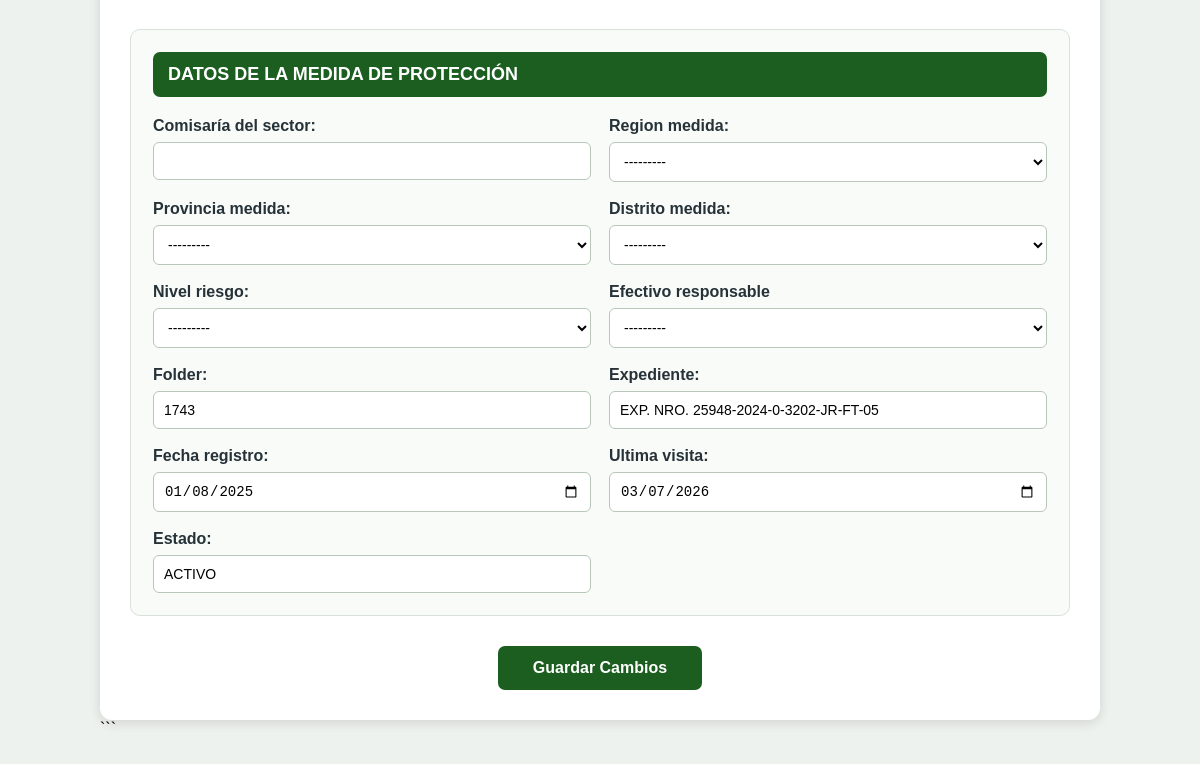
Before: /editar-caso/361/ (signed in, lower part) with the older database file.
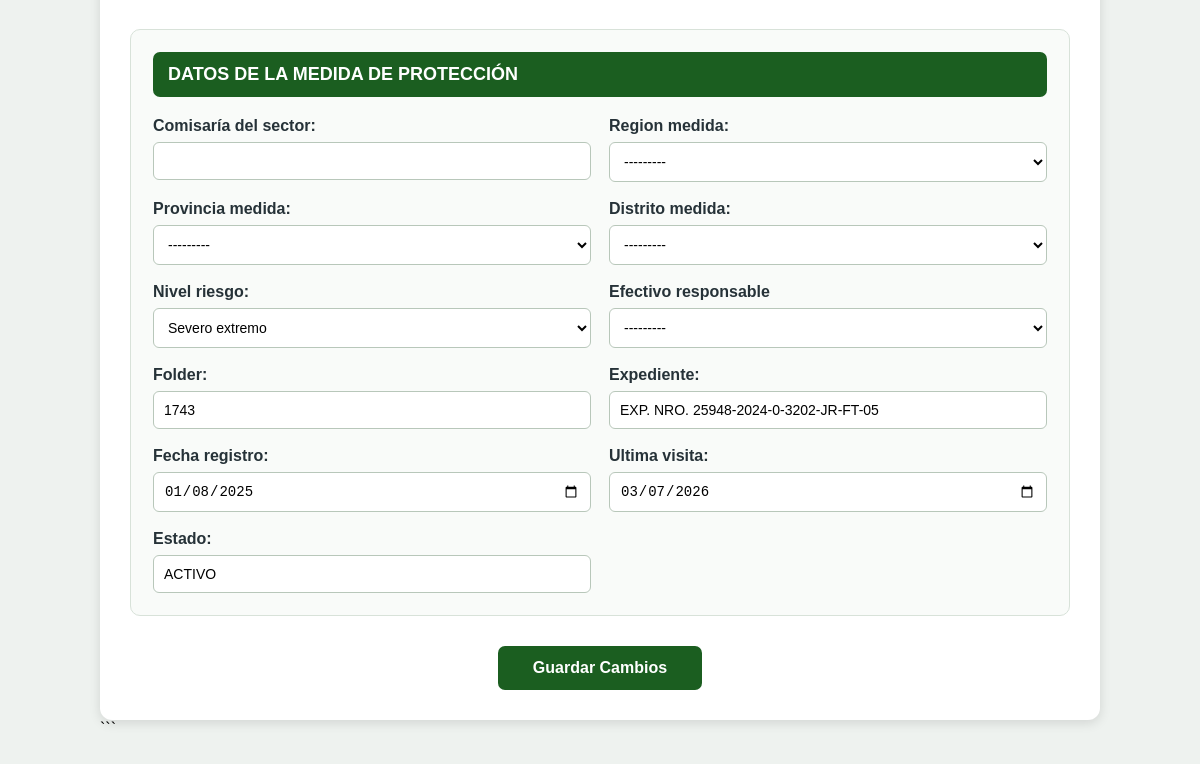
After: the same page with the newer database file.
### mapa/models.py (models this page shows, shortened)
class Caso(models.Model):
    RIESGOS = [
        ("LEVE", "Leve"),
        ("MODERADO", "Moderado"),
        ("SEVERO", "Severo"),
        ("SEVERO EXTREMO", "Severo extremo"),
        ("NO DETERMINADO", "No determinado"),
    ]
    NOTIFICACION = [
        ("PENDIENTE", "Pendiente"),
        ("NOTIFICADO", "Notificado"),
    ]
    TIPO_VIOLENCIA = [
        ("FISICA", "Física"),
        ("PSICOLOGICA", "Psicológica"),
        ("SEXUAL", "Sexual"),
        ("ECONOMICA", "Económica o Patrimonial"),
    ]
    ESTADO_UBICACION_AGRESOR = [
        ("UBICADO", "Ubicado"),
        ("NO UBICADO", "No ubicado"),
    ]
    beneficiario = models.CharField(max_length=200, blank=True)
    dni_beneficiario = models.CharField(
        max_length=8,
        blank=True
    )
    domicilio = models.CharField(max_length=300, blank=True)
    nivel_riesgo = models.CharField(
        max_length=30,
        choices=RIESGOS,
        blank=True
    )
    region_denuncia = models.ForeignKey(
        Region,
        on_delete=models.PROTECT,
        related_name="casos_denuncia_region",
        null=True,
        blank=True,
    )
    provincia_denuncia = models.ForeignKey(
        Provincia,
        on_delete=models.PROTECT,
        related_name="casos_denuncia_provincia",
        null=True,
        blank=True,
    )
    distrito_denuncia = models.ForeignKey(
        Distrito,
        on_delete=models.PROTECT,
        related_name="casos_denuncia_distrito",
        null=True,
        blank=True,
    )
    region_medida = models.ForeignKey(
        Region,
        on_delete=models.PROTECT,
        related_name="casos_medida_region",
        null=True,
        blank=True,
    )
    provincia_medida = models.ForeignKey(
        Provincia,
        on_delete=models.PROTECT,
        related_name="casos_medida_provincia",
        null=True,
        blank=True,
    )
    distrito_medida = models.ForeignKey(
        Distrito,
        on_delete=models.PROTECT,
        related_name="casos_medida_distrito",
        null=True,
        blank=True,
)
    comisaria_denuncia = models.CharField(
        max_length=150,
        verbose_name="Comisaría donde se interpuso la denuncia"
    )
    comisaria_medida = models.CharField(
        max_length=150,
        verbose_name="Comisaría de Familia responsable"
    )
    efectivo = models.CharField(max_length=100, blank=True)
    responsable = models.ForeignKey(
    User,
    null=True,
    blank=True,
    on_delete=models.SET_NULL,
    related_name="casos_asignados"
    )
    folder = models.CharField(max_length=100, blank=True)
    expediente = models.CharField(max_length=100, blank=True)
    agresor = models.CharField(
        max_length=200,
        blank=True
    )
    dni_agresor = models.CharField(
        max_length=8,
        blank=True
    )
    telefono_agresor = models.CharField(
        "Teléfono del agresor",
        max_length=50,
        blank=True
    )
    direccion_agresor = models.CharField(
        "Dirección del agresor",
        max_length=300,
        blank=True
    )
    agresor_registro = models.ForeignKey(
    "Agresor",
    on_delete=models.SET_NULL,
    null=True,
    blank=True,
    related_name="casos"
)
    estado_ubicacion_agresor = models.CharField(
        "Estado de ubicación del agresor",
        max_length=15,
        choices=ESTADO_UBICACION_AGRESOR,
        default="NO UBICADO"
    )
    latitud_agresor = models.FloatField(
        null=True,
        blank=True
    )
    longitud_agresor = models.FloatField(
        null=True,
        blank=True
    )
    telefono = models.CharField(
        "Teléfono de la beneficiaria",
        max_length=50,
        blank=True
    )
    fecha_denuncia = models.DateField(
        "Fecha de la denuncia",
        null=True,
        blank=True
    )
    violencia_fisica = models.BooleanField(
        "Violencia física",
        default=False
    )
    violencia_psicologica = models.BooleanField(
        "Violencia psicológica",
        default=False
    )
    violencia_sexual = models.BooleanField(
        "Violencia sexual",
        default=False
    )
    violencia_economica = models.BooleanField(
        "Violencia económica o patrimonial",
        default=False
    )
    fecha_registro = models.DateField(
        null=True,
        blank=True
    )
    ultima_visita = models.DateField(
        null=True,
        blank=True
    )
    fecha_limite = models.DateField(
        "Próximo seguimiento",
        null=True,
        blank=True
)
    notificacion_beneficiario = models.CharField(
        max_length=15,
        choices=NOTIFICACION,
        default="PENDIENTE"
    )
    fecha_notificacion_beneficiario = models.DateField(
        null=True,
        blank=True
    )
    motivo_notificacion_beneficiario_pendiente = models.TextField(
        "Motivo de notificación pendiente de la persona beneficiaria",
        blank=True
    )
    notificacion_agresor = models.CharField(
        max_length=15,
        choices=NOTIFICACION,
        default="PENDIENTE"
    )
    fecha_notificacion_agresor = models.DateField(
        null=True,
        blank=True
    )
    motivo_notificacion_agresor_pendiente = models.TextField(
        "Motivo de notificación pendiente de la persona agresora",
        blank=True
    )
    estado = models.CharField(
        max_length=15,
        default="ACTIVO"
    )
    fecha_eliminacion = models.DateTimeField(
        null=True,
        blank=True
    )
    eliminado_por = models.ForeignKey(
        User,
        null=True,
        blank=True,
        on_delete=models.SET_NULL,
        related_name="casos_eliminados"
    )
    latitud = models.FloatField(
        null=True,
        blank=True
    )
    longitud = models.FloatField(
        null=True,
        blank=True
    )
    edicion_autorizada = models.BooleanField(
        default=False
    )
    class Meta:
        permissions = [
            ("modificar_directo", "Puede modificar casos directamente"),
            ("aprobar_modificacion", "Puede aprobar modificaciones"),
            ("archivar_directo", "Puede archivar casos directamente"),
            ("aprobar_archivado", "Puede aprobar archivados"),
            ("eliminar_directo", "Puede eliminar casos directamente"),
            ("aprobar_eliminacion", "Puede aprobar eliminaciones"),
            ("administrar_usuarios", "Puede administrar usuarios"),
        ]

### mapa/views.py (the view)
@login_required
def editar_caso(request, id):
    caso = get_object_or_404(Caso, pk=id)
    Mensaje.objects.filter(
        destinatario=request.user,
        caso=caso,
        leido=False
    ).update(
        leido=True,
        fecha_lectura=timezone.now()
    )
    es_admin = (
        request.user.is_superuser
        or request.user.groups.filter(
            name="Administrador"
        ).exists()
    )
    es_jefe = request.user.groups.filter(
        name="Jefe_MP"
    ).exists()
    es_usuario = request.user.groups.filter(
        name="Usuario_MP"
    ).exists()
    es_efectivo_comfamea = request.user.groups.filter(
        name="Efectivo_COMFAMEA"
    ).exists()
    es_usuario_investigacion = request.user.groups.filter(
        name="Usuario_Investigacion"
    ).exists()
    es_responsable = (
        caso.responsable == request.user
    )
    if es_efectivo_comfamea:
        return redirect("gestion_casos")
    if es_admin or es_jefe:
        pass
    elif es_responsable and caso.edicion_autorizada:
        pass
    elif es_responsable and Mensaje.objects.filter(
        destinatario=request.user,
        caso=caso,
        asunto="🔔 Nuevo caso asignado"
    ).exists():
        caso.edicion_autorizada = True
        caso.save(update_fields=["edicion_autorizada"])
    elif es_responsable:
        return redirect("solicitar_modificacion", id=caso.id)
    else:
        return redirect("gestion_casos")
    if request.method == "POST":
        form = CasoForm(
            request.POST,
            instance=caso,
            usuario=request.user
        )
        if form.is_valid():
            caso = form.save(commit=False)
            if caso.responsable:
                nombre = f"{caso.responsable.first_name} {caso.responsable.last_name}".strip()
                caso.efectivo = nombre if nombre else caso.responsable.username
            caso.save()
            if es_responsable:
                caso.edicion_autorizada = False
                caso.save()
            elif es_usuario:
                solicitud = SolicitudModificacion.objects.filter(
                    caso=caso,
                    solicitante=request.user,
                    estado="APROBADA"
                ).order_by("-fecha_autorizacion").first()
                if solicitud:
                    solicitud.estado = "UTILIZADA"
                    solicitud.fecha_utilizacion = timezone.now()
                    solicitud.save()
                    caso.edicion_autorizada = False
                    caso.save()
            return redirect("gestion_casos")
    else:
        form = CasoForm(
            instance=caso,
            usuario=request.user
        )
    return render(
        request,
        "mapa/nuevo_caso.html",
        {
            "form": form
        }
    )

### mapa/models.py (called while the page is built)
    def __str__(self):
        return self.nombre

### mapa/templates/mapa/nuevo_caso.html (shortened to what this page needs)
<!DOCTYPE html>
<html lang="es">
<head>
</head>
<body>
<div class="contenedor">
<form method="post">
        <section class="seccion">
<h3 class="titulo-seccion">
    DATOS DE LA MEDIDA DE PROTECCIÓN
</h3>
<div class="grid">
    <div class="campo">
        {{ form.comisaria_medida.label_tag }}
        {{ form.comisaria_medida }}
    </div>
        <div class="campo">
            {{ form.region_medida.label_tag }}
            {{ form.region_medida }}
        </div>
        <div class="campo">
            {{ form.provincia_medida.label_tag }}
            {{ form.provincia_medida }}
        </div>
        <div class="campo">
            {{ form.distrito_medida.label_tag }}
            {{ form.distrito_medida }}
        </div>
    <div class="campo">
    {{ form.nivel_riesgo.label_tag }}
    {{ form.nivel_riesgo }}
</div>
    <div class="campo">
        <label>
            Efectivo responsable
        </label>
        {{ form.responsable }}
    </div>
    <div class="campo">
        {{ form.folder.label_tag }}
        {{ form.folder }}
    </div>
    <div class="campo">
        {{ form.expediente.label_tag }}
        {{ form.expediente }}
    </div>
    <div class="campo">
        {{ form.fecha_registro.label_tag }}
        {{ form.fecha_registro }}
    </div>
    <div class="campo">
        {{ form.ultima_visita.label_tag }}
        {{ form.ultima_visita }}
    </div>
    <div class="campo">
        {{ form.estado.label_tag }}
        {{ form.estado }}
</div>
</div>
</section>
    <div class="botones">
        <button type="submit">
            {% if form.instance.pk %}
                Guardar Cambios
            {% else %}
                Guardar Caso
            {% endif %}
        </button>
    </div>
</form>
```
</div>
</body>
</html>

Changed rows visible on the page:
changed Caso "ACTIVO": nivel_riesgo "---------" → "Severo extremo"
